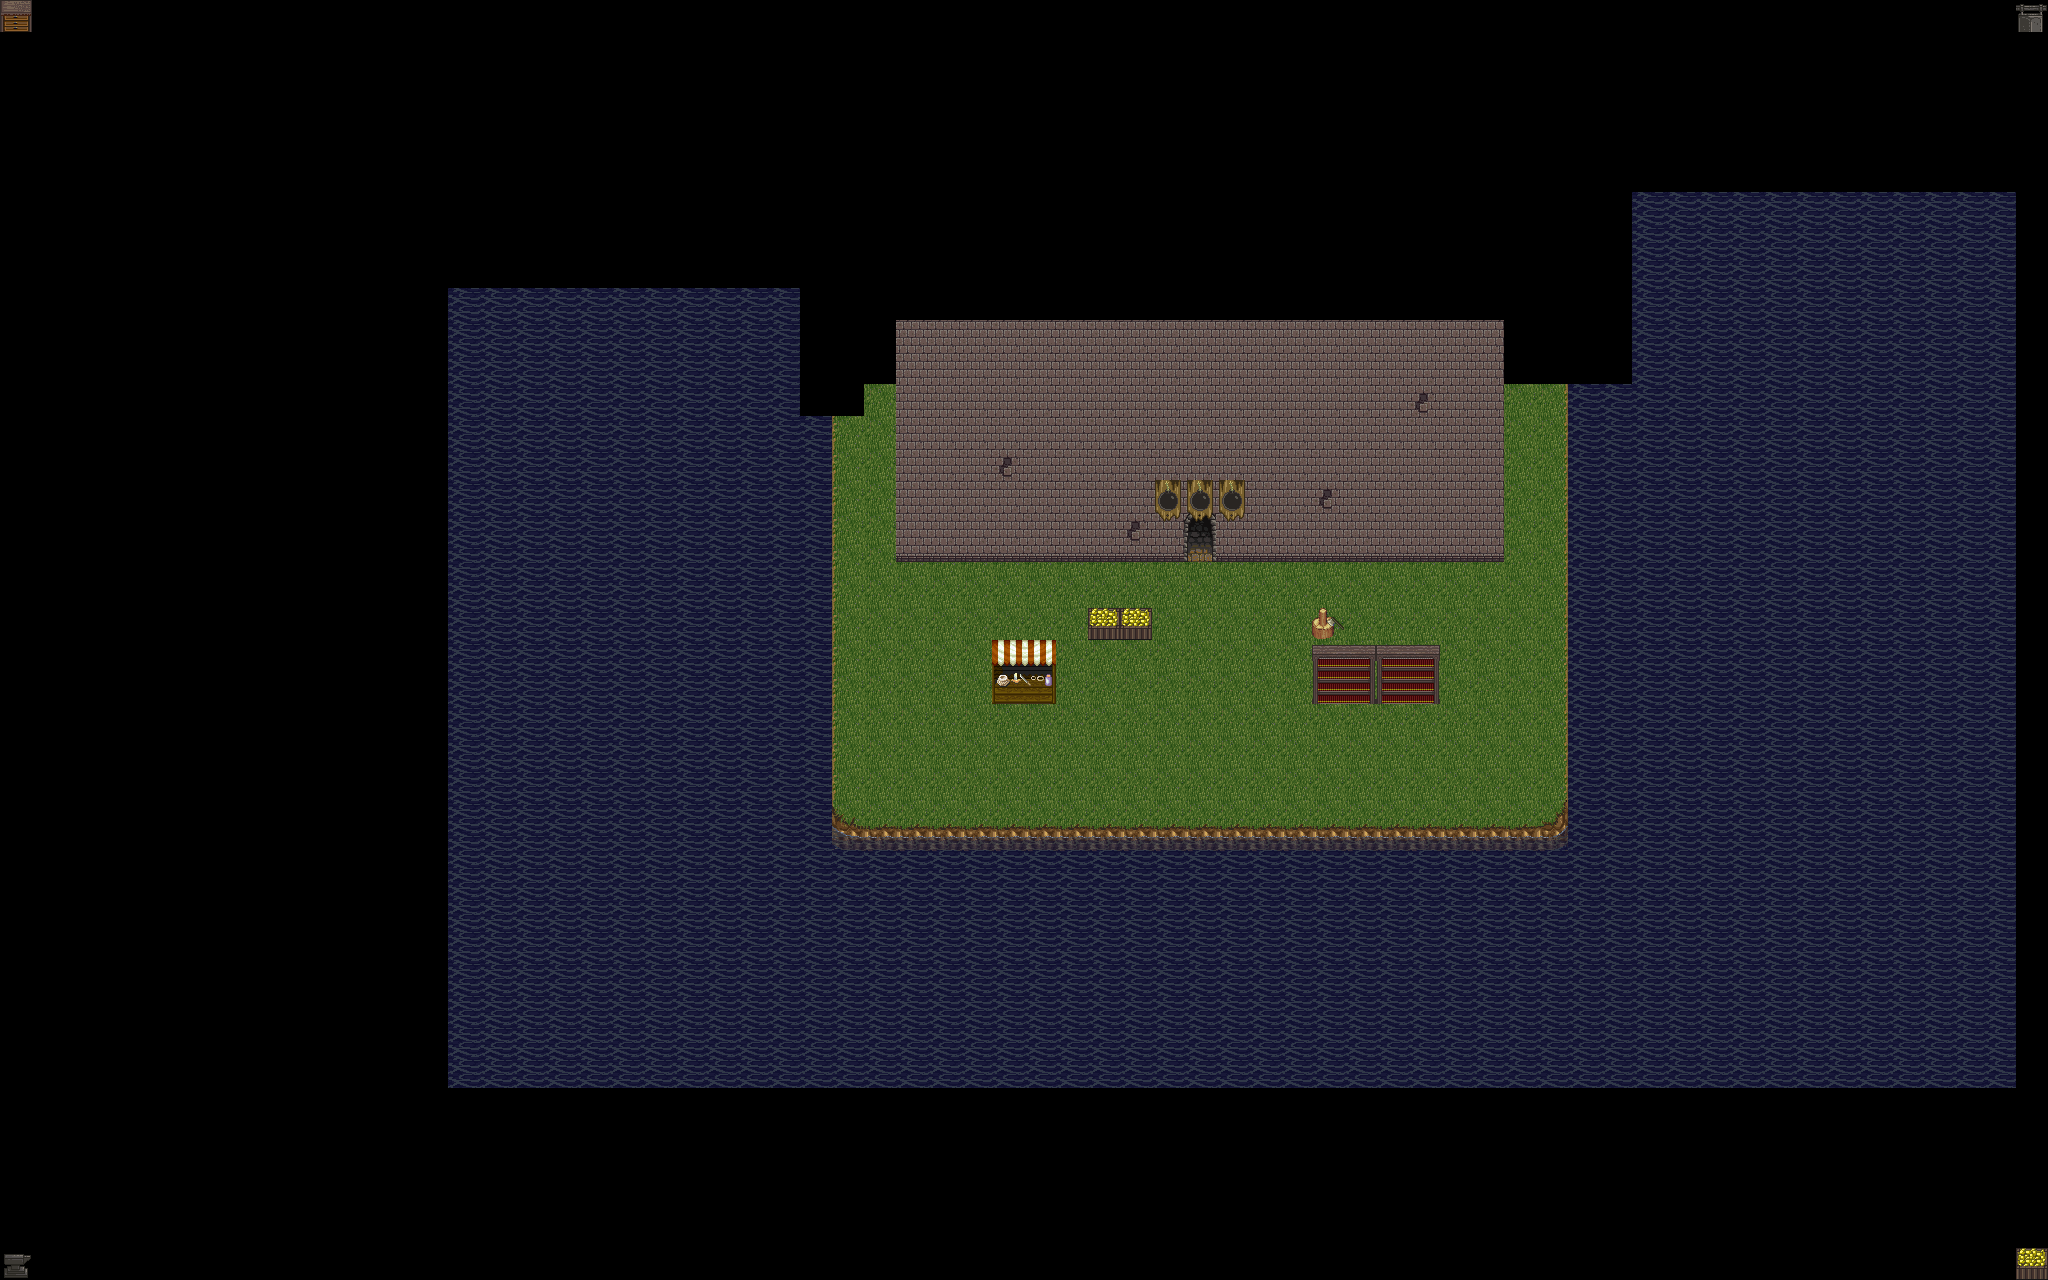

Rendered tile map (Tiled .tmx) drawn with the repository's tilesets; below, a short description and the map source with its tile grids summarised:
An orthogonal 64x40 tile map with 32x32 px tiles, 3 tile layers (background, foreground, details) and 1 object.

<map version="1.10" tiledversion="1.10.2" orientation="orthogonal" renderorder="right-down" width="64" height="40" tilewidth="32" tileheight="32" infinite="0" nextlayerid="5" nextobjectid="2">
 <editorsettings>
  <export target="caste-grounds..tmj" format="json" />
 </editorsettings>
 <tileset firstgid="1" source="Castle2.tsx" />
 <layer id="1" name="background" width="64" height="40">
  <data>[2560 cells, 1185 non-empty, 14 distinct tile ids]</data>
 </layer>
 <layer id="2" name="foreground" width="64" height="40">
  <data>[2560 cells, 166 non-empty, 15 distinct tile ids]</data>
 </layer>
 <layer id="3" name="details" width="64" height="40">
  <data>[2560 cells, 7 non-empty, 3 distinct tile ids]</data>
 </layer>
 <objectgroup id="4" name="doors">
  <object id="1" x="1182.75" y="511.125" width="34.25" height="50.25">
   <properties>
    <property name="id" value="g0" />
   </properties>
  </object>
 </objectgroup>
</map>
